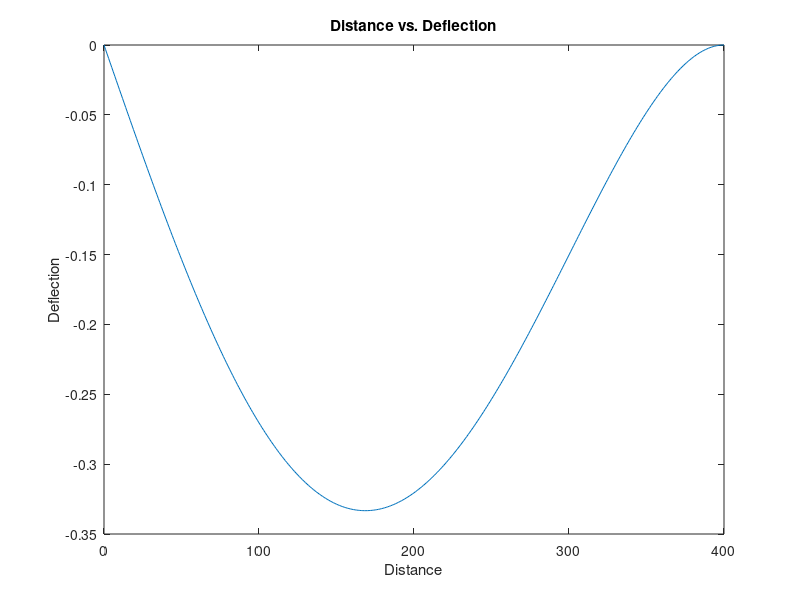

The MATLAB source for this figure:
L = 400;
E = 52000;
I = 32000;
w = 4;

x = 0:400;

distance = -(w / (48 * E * I)) * (2*x.^4 - 3*L * x.^3 + L^3 * x);

plot(x,distance)
xlabel('Distance')
ylabel('Deflection')
title('Distance vs. Deflection')

min(distance)


for i = 1:401
    if distance(i) == min(distance)
        indexof = i
    end
end
